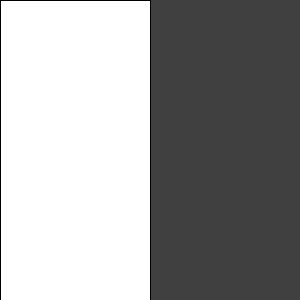
Frame 1 (no input)
Frame 60 (the mouse pressed at the canvas centre just before this capture): identical to frame 1, image omitted
Frame 120 (the mouse held since frame 60 and released just before this capture): identical to frame 1, image omitted

The Processing sketch that drew this single still picture (run headless with seeded random() and noise(); from frame 60 on, the mouse is pressed at the canvas centre):

// Processing sketch: processing_18982
// ── processing_18982.pde

// conditionals I

void setup() {
  size(300, 300);  
}

//--------------------------------------------------------
void draw() {
  background(64);
  
  if (mouseX > width/2) {
    rect(width/2, 0, width/2, height);
  }
  else {
    rect(0, 0, width/2, height);  
  }
}
